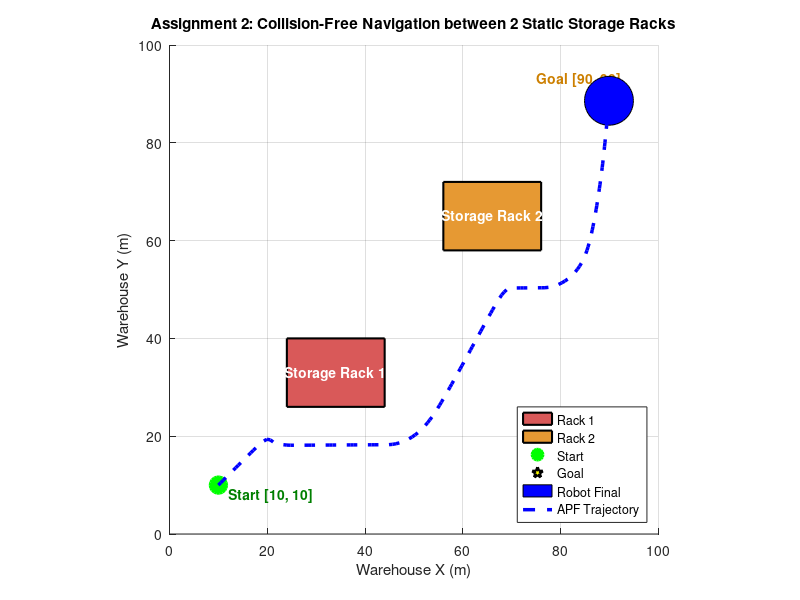

Write the MATLAB code that produced this figure.
function assignment2_static_obstacles
    % CS359: Artificial Intelligence for Robotics - Lab Assignment 11
    % Assignment 2: Robot Navigation in a Warehouse with Static Obstacles
    % Real-world application: Collision-free navigation between storage racks
    %
    % Problem Statement: Simulate Robot A using APF in an environment containing
    % two static rectangular obstacles.

    global radius;
    clear M; close all;
    maxSimTime = 1000;
    radius = 5;
    figure('Name', 'Assignment 2: Navigation with Static Storage Racks (APF)', 'NumberTitle', 'off');
    axis([0 100 0 100]);
    axis equal;
    grid on;
    hold on;
    xlabel('Warehouse X (m)');
    ylabel('Warehouse Y (m)');
    title('Assignment 2: Collision-Free Navigation between 2 Static Storage Racks');

    % Define Start and Goal
    Start = [10, 10];
    Goal = [90, 90];
    k_att = 1.0;
    k_rep = 250.0;
    rho_0 = 16.0;
    v_max = 1.8;
    dt = 0.4;
    goal_thresh = 1.5;

    % Two static rectangular storage racks: [xmin, xmax, ymin, ymax]
    rack1 = [24, 44, 26, 40];
    rack2 = [56, 76, 58, 72];
    obstacles = [rack1; rack2];

    % Draw Obstacles (Rectangles)
    rectangle('Position', [rack1(1), rack1(3), rack1(2)-rack1(1), rack1(4)-rack1(3)], ...
              'FaceColor', [0.85 0.35 0.35], 'EdgeColor', 'k', 'LineWidth', 1.5);
    text((rack1(1)+rack1(2))/2, (rack1(3)+rack1(4))/2, 'Storage Rack 1', ...
         'HorizontalAlignment', 'center', 'FontWeight', 'bold', 'Color', 'w');

    rectangle('Position', [rack2(1), rack2(3), rack2(2)-rack2(1), rack2(4)-rack2(3)], ...
              'FaceColor', [0.9 0.6 0.2], 'EdgeColor', 'k', 'LineWidth', 1.5);
    text((rack2(1)+rack2(2))/2, (rack2(3)+rack2(4))/2, 'Storage Rack 2', ...
         'HorizontalAlignment', 'center', 'FontWeight', 'bold', 'Color', 'w');

    % Draw Start and Goal
    plot(Start(1), Start(2), 'go', 'MarkerSize', 12, 'LineWidth', 2, 'MarkerFaceColor', 'g');
    text(Start(1)+2, Start(2)-2, 'Start [10, 10]', 'FontSize', 10, 'FontWeight', 'bold', 'Color', [0 0.5 0]);
    plot(Goal(1), Goal(2), 'kp', 'MarkerSize', 16, 'LineWidth', 2, 'MarkerFaceColor', 'y');
    text(Goal(1)-15, Goal(2)+3, 'Goal [90, 90]', 'FontSize', 10, 'FontWeight', 'bold', 'Color', [0.8 0.5 0]);

    positionA = Start;
    trajectoryA = positionA;
    notMovingA = 0;

    for t = 1:maxSimTime
        % Calculate attractive and repulsive potential forces
        [positionNewA, finishA] = getPositionA_StaticAPF(positionA, Goal, obstacles, radius, k_att, k_rep, rho_0, v_max, dt, goal_thresh);

        if norm(positionNewA - positionA) > 1e-4
            positionA = positionNewA;
            notMovingA = 0;
        else
            notMovingA = notMovingA + 1;
        end
        trajectoryA = [trajectoryA; positionA];

        % Dynamic footprint
        handleA = rectangle('Position', [positionA(1)-radius, positionA(2)-radius, 2*radius, 2*radius], ...
                            'Curvature', [1 1], 'FaceColor', 'b', 'EdgeColor', 'k');
        drawnow;

        if finishA == 1
            fprintf('[Assignment 2] Goal reached successfully at step %d!\n', t);
            break;
        end
        if notMovingA > 20
            fprintf('[Assignment 2] Robot stopped / reached equilibrium.\n');
            break;
        end

        delete(handleA);
    end

    % Plot full path
    plot(trajectoryA(:, 1), trajectoryA(:, 2), 'b--', 'LineWidth', 2.5);
    legend('Rack 1', 'Rack 2', 'Start', 'Goal', 'Robot Final', 'APF Trajectory', 'Location', 'southeast');
    hold off;
end

function [posNew, finish] = getPositionA_StaticAPF(pos, Goal, obstacles, radius, k_att, k_rep, rho_0, v_max, dt, thresh)
    distToGoal = norm(Goal - pos);
    if distToGoal <= thresh
        posNew = Goal;
        finish = 1;
        return;
    end

    % Attractive Force
    if distToGoal > 12.0
        F_att = k_att * 12.0 * ((Goal - pos) / distToGoal);
    else
        F_att = k_att * (Goal - pos);
    end

    % Repulsive Force from Rectangular Obstacles
    F_rep = [0, 0];
    for i = 1:size(obstacles, 1)
        rack = obstacles(i, :);
        % Closest point on rectangle
        cx = min(max(pos(1), rack(1)), rack(2));
        cy = min(max(pos(2), rack(3)), rack(4));
        cp = [cx, cy];

        diff = pos - cp;
        dist = norm(diff);
        if dist < 1e-6
            dist = 0.1;
            diff = [0.1, 0.1];
        end
        u_vec = diff / norm(diff);
        eff_dist = max(0.5, dist - radius);

        if eff_dist < rho_0
            rep_mag = k_rep * (1.0/eff_dist - 1.0/rho_0) * (1.0 / (eff_dist^2));
            f_rep_rack = rep_mag * u_vec;
            % Tangential steering force to clear edges smoothly
            tang_vec = [-u_vec(2), u_vec(1)];
            f_rep_rack = f_rep_rack + 0.25 * rep_mag * tang_vec;
            F_rep = F_rep + f_rep_rack;
        end
    end

    F_total = F_att + F_rep;
    f_norm = norm(F_total);
    if f_norm > 1e-6
        speed = min(v_max, f_norm);
        vel = speed * (F_total / f_norm);
    else
        vel = [0, 0];
    end

    posNew = pos + vel * dt;
    if norm(Goal - posNew) <= thresh
        finish = 1;
    else
        finish = 0;
    end
end
